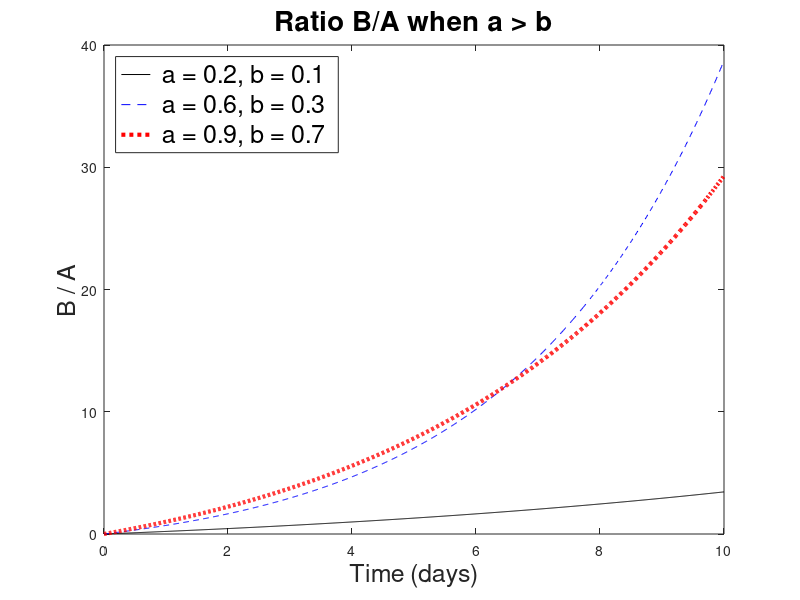

This chart was generated by the following MATLAB code:
% Radioactive Chain of Three Elements
% Chain: Bi210 -> Po210 -> Pb206
% MTH/CSC 4170
% a>b
%% Clear workspace
clear all;
%% Initialize variables
% Set up the time increment and vector (array) of x (time) values
deltaX = 0.01;      % time step (days)
tf = 10;           % final time (days)
x = 0:deltaX:tf;    % time vector (days)
% Constants
a1 = 0.2;   b1 = 0.1;     % decay rates, case 1 (1/day)
a2 = 0.6;   b2 = 0.3;     % decay rates, case 2 (1/day)
a3 = 0.9;   b3 = 0.7;     % decay rates, case 3 (1/day)
A0 = 1;                     % initial mass of substanceA (g)
% Set up stock variables and initial conditions
% B/A
A1(1) = A0;   B1(1) = 0;    % case 1 mass vectors (g)
A2(1) = A0;   B2(1) = 0;    % case 2 mass vectors (g)
A3(1) = A0;   B3(1) = 0;    % case 3 mass vectors (g)
%% Main loop
for i = 2:length(x)
    % Update each case (Forward Euler)
    A1(i) = A1(i-1) + (-a1*A1(i-1)) * deltaX;
    B1(i) = B1(i-1) + (a1*A1(i-1) - b1*B1(i-1)) * deltaX;
    A2(i) = A2(i-1) + (-a2*A2(i-1)) * deltaX;
    B2(i) = B2(i-1) + (a2*A2(i-1) - b2*B2(i-1)) * deltaX;
    A3(i) = A3(i-1) + (-a3*A3(i-1)) * deltaX;
    B3(i) = B3(i-1) + (a3*A3(i-1) - b3*B3(i-1)) * deltaX;
end
%% Table
% Ratio B/A every 2.5 days
for t = [2.5 5 7.5 10]
    i = round(t/deltaX) + 1;
    disp(['t = ', num2str(t), ' days:   case 1 B/A = ', num2str(B1(i)/A1(i)), ...
        ',   case 2 B/A = ', num2str(B2(i)/A2(i)), ...
        ',   case 3 B/A = ', num2str(B3(i)/A3(i))]);
end
%% Plot Solutions
% Plot the ratios B/A over time
figure()
plot(x, B1./A1, 'k', x, B2./A2, 'b--', x, B3./A3, 'r:', 'LineWidth', 3.0);

% Label both axes
xlabel('Time (days)', 'fontsize', 18);
ylabel('B / A', 'fontsize', 18);

% Add legend
legend({' a = 0.2, b = 0.1', ' a = 0.6, b = 0.3', ' a = 0.9, b = 0.7'}, ...
    'fontsize', 18, 'location', 'northwest');

% Add plot title
title(['Ratio B/A when a > b'], 'fontsize', 20);
